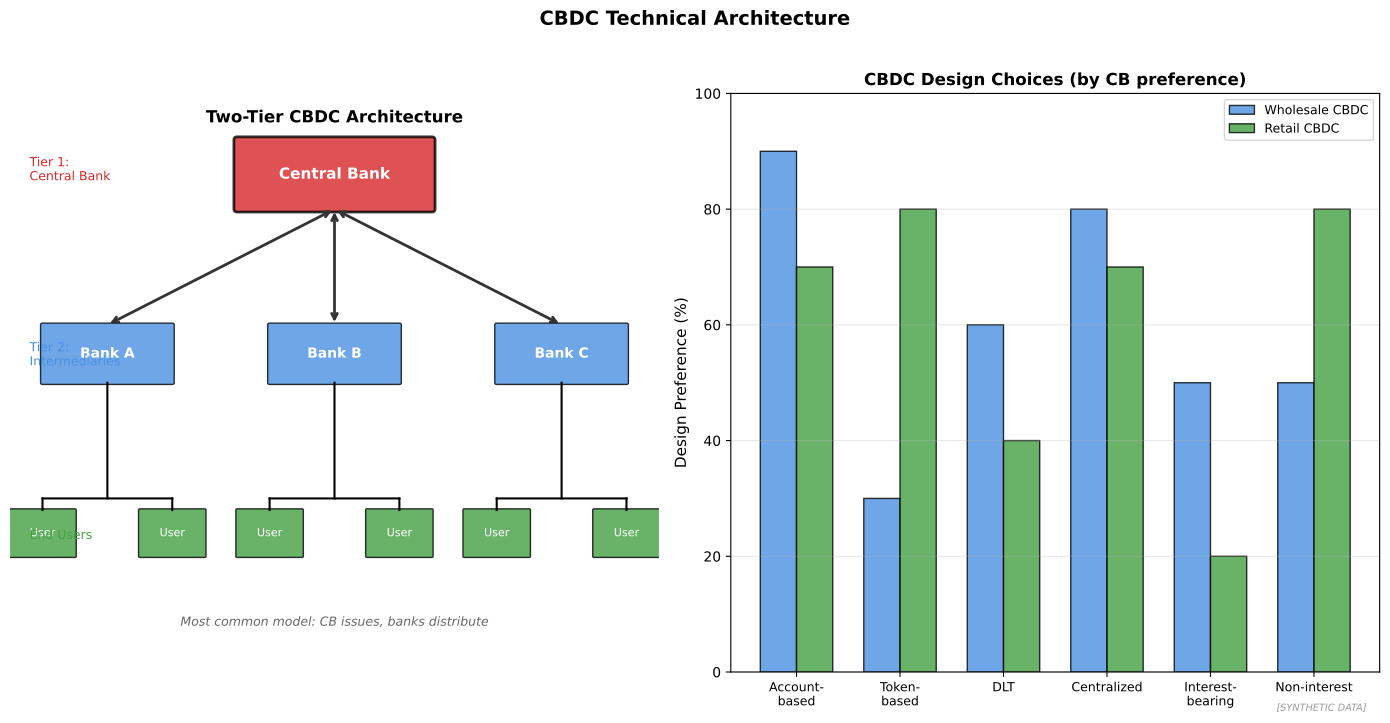

Write the Python code that produced this figure.
"""
CBDC Architecture Options
Technical design choices

Output: cbdc_architecture.pdf
Module: module_04_trad_finance
Lesson: 48 - CBDC
"""

from pathlib import Path
import matplotlib.pyplot as plt
import matplotlib.patches as mpatches
import numpy as np

CHART_METADATA = {
    'title': 'CBDC Architecture',
    'module': 'module_04_trad_finance',
    'lesson': 48,
    'url': 'https://github.com/Digital-AI-Finance/digital-finance/tree/main/module_04_trad_finance/figures/cbdc_architecture'
}

plt.rcParams.update({'font.size': 10, 'axes.labelsize': 10})

def create_chart():
    fig, axes = plt.subplots(1, 2, figsize=(14, 7))

    # Two-tier architecture diagram
    ax1 = axes[0]
    ax1.set_xlim(0, 10)
    ax1.set_ylim(0, 10)
    ax1.axis('off')

    # Central Bank
    cb_box = mpatches.FancyBboxPatch((3.5, 8), 3, 1.2,
                                      boxstyle="round,pad=0.05",
                                      facecolor='#D62728', alpha=0.8, edgecolor='black', linewidth=2)
    ax1.add_patch(cb_box)
    ax1.text(5, 8.6, 'Central Bank', ha='center', va='center',
            fontsize=11, fontweight='bold', color='white')

    # Intermediaries
    intermediaries = [('Bank A', 1.5), ('Bank B', 5), ('Bank C', 8.5)]
    for name, x in intermediaries:
        rect = mpatches.FancyBboxPatch((x-1, 5), 2, 1,
                                        boxstyle="round,pad=0.03",
                                        facecolor='#4A90E2', alpha=0.8, edgecolor='black')
        ax1.add_patch(rect)
        ax1.text(x, 5.5, name, ha='center', va='center',
                fontsize=10, fontweight='bold', color='white')

    # End users
    for i, x in enumerate([0.5, 2.5, 4, 6, 7.5, 9.5]):
        rect = mpatches.FancyBboxPatch((x-0.5, 2), 1, 0.8,
                                        boxstyle="round,pad=0.02",
                                        facecolor='#44A044', alpha=0.8, edgecolor='black')
        ax1.add_patch(rect)
        ax1.text(x, 2.4, 'User', ha='center', va='center', fontsize=8, color='white')

    # Connections
    for x in [1.5, 5, 8.5]:
        ax1.annotate('', xy=(x, 6), xytext=(5, 8),
                    arrowprops=dict(arrowstyle='<->', color='#333333', lw=2))

    ax1.plot([1.5, 1.5], [5, 3], 'k-', lw=1.5)
    ax1.plot([0.5, 2.5], [3, 3], 'k-', lw=1.5)
    ax1.plot([0.5, 0.5], [3, 2.8], 'k-', lw=1.5)
    ax1.plot([2.5, 2.5], [3, 2.8], 'k-', lw=1.5)

    ax1.plot([5, 5], [5, 3], 'k-', lw=1.5)
    ax1.plot([4, 6], [3, 3], 'k-', lw=1.5)
    ax1.plot([4, 4], [3, 2.8], 'k-', lw=1.5)
    ax1.plot([6, 6], [3, 2.8], 'k-', lw=1.5)

    ax1.plot([8.5, 8.5], [5, 3], 'k-', lw=1.5)
    ax1.plot([7.5, 9.5], [3, 3], 'k-', lw=1.5)
    ax1.plot([7.5, 7.5], [3, 2.8], 'k-', lw=1.5)
    ax1.plot([9.5, 9.5], [3, 2.8], 'k-', lw=1.5)

    # Labels
    ax1.text(5, 9.5, 'Two-Tier CBDC Architecture', ha='center',
            fontsize=12, fontweight='bold')
    ax1.text(0.3, 8.5, 'Tier 1:\nCentral Bank', ha='left', fontsize=9, color='#D62728')
    ax1.text(0.3, 5.3, 'Tier 2:\nIntermediaries', ha='left', fontsize=9, color='#4A90E2')
    ax1.text(0.3, 2.3, 'End Users', ha='left', fontsize=9, color='#44A044')

    ax1.text(5, 0.8, 'Most common model: CB issues, banks distribute',
            ha='center', fontsize=9, style='italic', color='#666666')

    # Design choice comparison
    ax2 = axes[1]

    choices = ['Account-\nbased', 'Token-\nbased', 'DLT', 'Centralized', 'Interest-\nbearing', 'Non-interest']
    wholesale = [90, 30, 60, 80, 50, 50]
    retail = [70, 80, 40, 70, 20, 80]

    x = np.arange(len(choices))
    width = 0.35

    ax2.bar(x - width/2, wholesale, width, label='Wholesale CBDC',
            color='#4A90E2', alpha=0.8, edgecolor='black')
    ax2.bar(x + width/2, retail, width, label='Retail CBDC',
            color='#44A044', alpha=0.8, edgecolor='black')

    ax2.set_ylabel('Design Preference (%)', fontsize=11)
    ax2.set_title('CBDC Design Choices (by CB preference)', fontsize=12, fontweight='bold')
    ax2.set_xticks(x)
    ax2.set_xticklabels(choices, fontsize=9)
    ax2.legend(loc='upper right', fontsize=9)
    ax2.set_ylim(0, 100)
    ax2.yaxis.grid(True, alpha=0.3)

    fig.suptitle('CBDC Technical Architecture', fontsize=14, fontweight='bold', y=1.02)
    fig.text(0.98, 0.02, '[SYNTHETIC DATA]', fontsize=7, color='#999999', ha='right', style='italic')
    plt.tight_layout()

    output_path = Path(__file__).parent / 'cbdc_architecture.pdf'
    plt.savefig(output_path, format='pdf', dpi=300, bbox_inches='tight')
    plt.close()
    print(f"Chart saved to: {output_path}")
    return output_path

if __name__ == '__main__':
    create_chart()
